Frame 1 (no input): blank canvas, image omitted
Frame 60 (the mouse pressed at the canvas centre just before this capture): blank canvas, image omitted
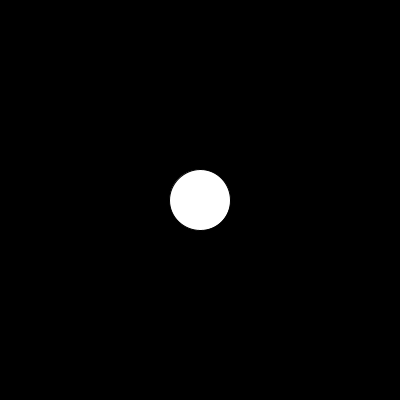
Frame 120 (the mouse held since frame 60 and released just before this capture)

The Processing sketch whose frames 1 and 60 were blank and that drew this single picture after the mouse press (run headless with seeded random() and noise(); from frame 60 on, the mouse is pressed at the canvas centre):

// Processing sketch: water_spread
// ── water_spread.pde
Drop[] drops;
int numDrops = 30;
int curDrop = 0;
 
void setup() { //<>//
  size(400, 400);
  ellipseMode(CENTER);
  smooth();
  drops = new Drop[numDrops]; //<>//
  for (int i = 0 ; i < numDrops ; i++) {
    drops[i] = new Drop(); //<>//
    drops[i].diameter = 0;
  }
}
 
void draw() {
  background(0);
  for (int i = 0 ; i < numDrops ; i++) {
      drops[i].spread();
      drops[i].show();
  }
}
 
void mousePressed() {
  drops[curDrop].init( mouseX, mouseY );
  if (++curDrop == numDrops) curDrop = 0;
}
class Drop {
 
  int x, y;     // Coordinate (center of circle)
  int diameter;     // Diameter of circle (unused == 0).
   
  void init( int ix, int iy ) {
   x = ix;
   y = iy;
   diameter = 1;
  }
   
  void spread() {
    if (diameter > 0) diameter += 1;
  }
   
  void show() {
    if (diameter > 0) {
      ellipse( x, y, diameter, diameter );
      if (diameter > 500) diameter = 0;
    }
  }
   
}
